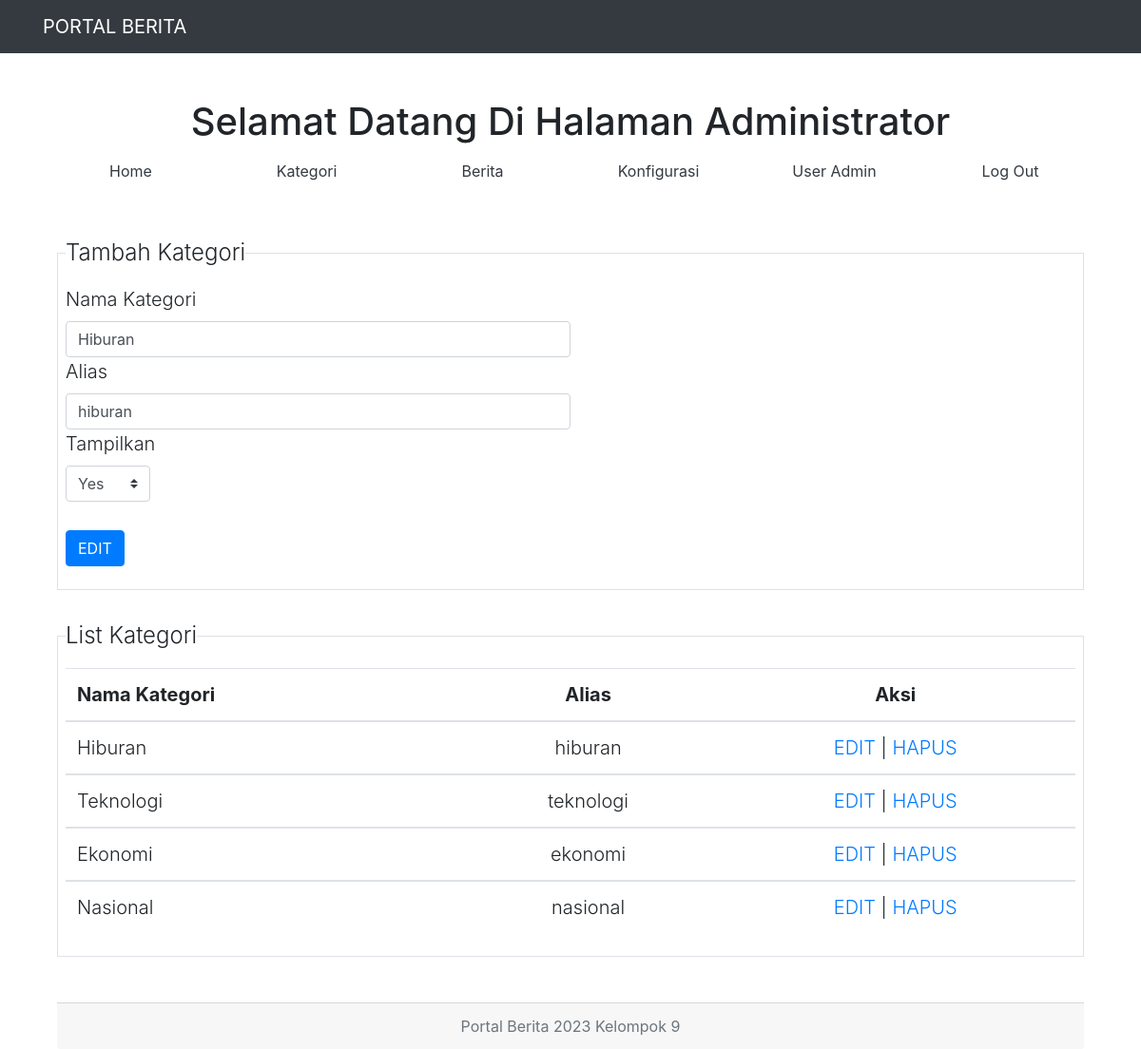
The page /portalberita/admin/?mod=kategori&act=edit&id=11 (signed in) on the database its author committed.
### tables this page shows
CREATE TABLE `kategori` (
  `ID` int(11) NOT NULL,
  `kategori` varchar(100) NOT NULL,
  `alias` varchar(50) NOT NULL,
  `terbit` varchar(1) NOT NULL
);

### portalberita/admin/kategori.php (the view, shortened to what this page needs)
<?php
global $connect;
if (isset($_GET['act']) && $_GET['act'] == 'edit') {
	$id = $_GET['id'];
	$sql = "SELECT * FROM kategori WHERE ID = '$id' ";
	$result = mysqli_query($connect, $sql);
	$row = mysqli_fetch_assoc($result);
	$kategori = $row['kategori'];
	$alias = $row['alias'];
	$terbit = $row['terbit'];
}
 ?>
<form class="text-left" action="./?mod=kategori" method="POST">
	<fieldset class="border p-2">
		<legend  class="w-auto">Tambah Kategori</legend>
		<div class="form-group">
		<label>Nama Kategori</label>
    	<input type="text" name="kategori" class="form-control col-6"
    	value="<?php if (isset($_GET['act']) && $_GET['act'] =='edit') { echo $kategori; } ?>" required>
    	<label>Alias</label>
    	<input type="text" name="alias" class="form-control col-6"
    	value="<?php if (isset($_GET['act']) && $_GET['act'] =='edit') { echo $alias; } ?>" required>
    	<label>Tampilkan</label>
    	<br>
    	<select class="custom-select col-1" name="terbit">
  			<option value="1"
  			<?php if (isset($_GET['act']) && $_GET['act'] =='edit' && $terbit == 1) { echo 'selected'; } ?>>
  				Yes
  			</option>
		</select>
		<br>
		<br>
		<button type="submit" class="btn btn-primary"
				name="<?=(isset($id) ? 'editkategori' : 'tambahkategori')?>">
		<?=(isset($id) ? 'EDIT' : 'TAMBAH')?>
		</button>
		</div>
	</fieldset>
</form>
<br>
<fieldset class="border p-2">
		<legend  class="w-auto text-left">List Kategori</legend>
		<div class="form-group">
			<table class="table">
  				<thead>
				    <tr>
				      <th scope="col" class="text-left">Nama Kategori</th>
				      <th scope="col">Alias</th>
				      <th scope="col">Aksi</th>
				    </tr>
  				</thead>
  				<?php
  				$sql = "SELECT * FROM kategori  ORDER BY ID DESC";
  				$result = mysqli_query($connect, $sql);
  				 ?>
  				<?php while($row = mysqli_fetch_assoc($result)) : ?>
				<tbody>
				    <tr>
				      <td class="text-left"><?= $row['kategori']; ?></td>
				      <td><?= $row['alias']; ?></td>
				      <td>
				      	<a href="./?mod=kategori&act=edit&id=<?= $row['ID']; ?>">EDIT</a> |
				      	<a href="./?mod=kategori&act=hapus&id=<?= $row['ID']; ?>">HAPUS</a>
				      </td>
				    </tr>
				<?php endwhile; ?>
				</tbody>
			</table>
		</div>
</fieldset>

### rows shown on the page
kategori: kategori "Hiburan", alias "hiburan", terbit "Yes"
kategori: kategori "Teknologi", alias "teknologi"
kategori: kategori "Ekonomi", alias "ekonomi"
kategori: kategori "Nasional", alias "nasional"
